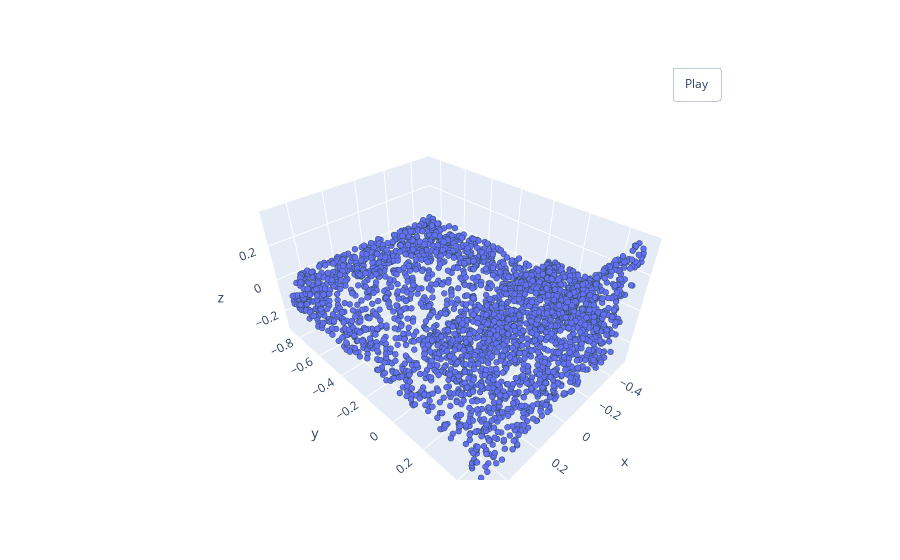

This figure's notebook cell:
### Code cell
norm_pointcloud = Normalize()(pointcloud_ex)
pcshow(*norm_pointcloud.T)

### Figure 1 — Plotly figure (JSON) as saved in the notebook; plotly's stock layout.template omitted (floating-point values rounded to 4 significant figures; data arrays with more than 128 entries replaced by an {"elided": "..."} marker saying what was removed)
{"data": [{"marker": {"line": {"color": "DarkSlateGrey", "width": 2}, "size": 2}, "mode": "markers", "type": "scatter3d", "x": {"elided": "3000 float values"}, "y": {"elided": "3000 float values"}, "z": {"elided": "3000 float values"}}], "layout": {"updatemenus": [{"buttons": [{"args": [null, {"frame": {"duration": 50, "redraw": true}, "fromcurrent": true, "mode": "immediate", "transition": {"duration": 0}}], "label": "Play", "method": "animate"}], "pad": {"r": 10, "t": 45}, "showactive": false, "type": "buttons", "x": 0.8, "xanchor": "left", "y": 1, "yanchor": "bottom"}]}}
